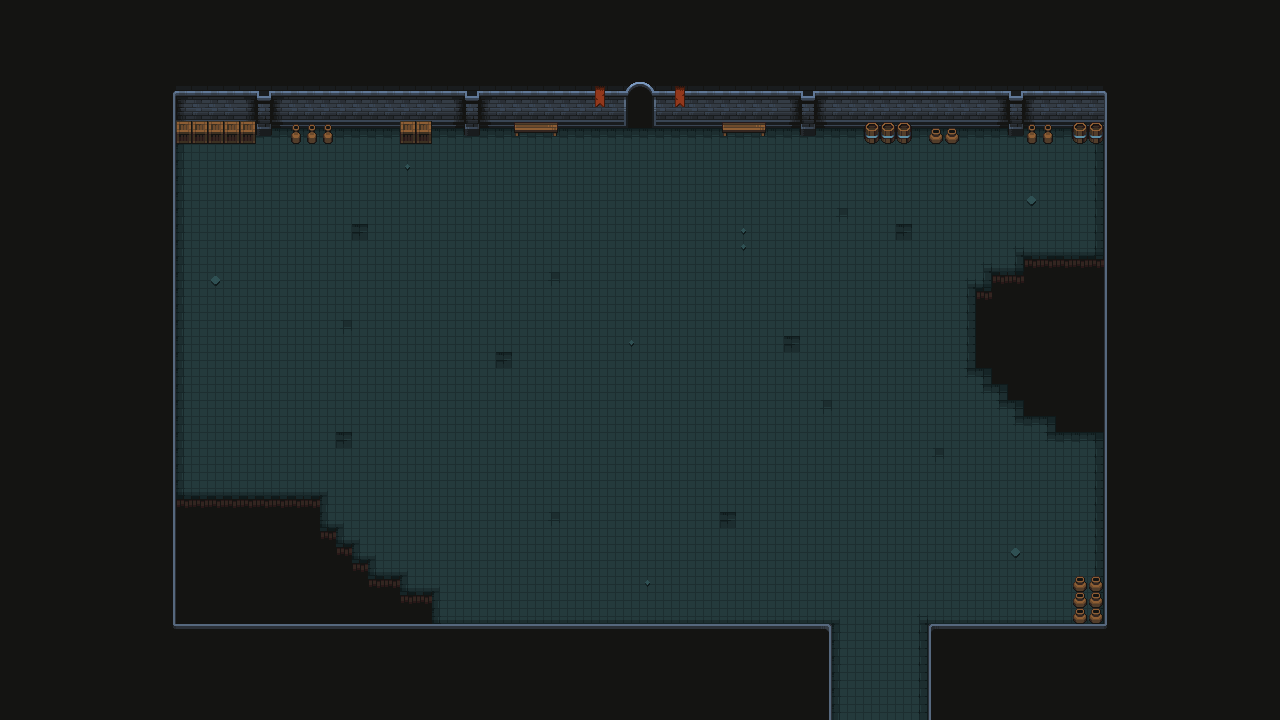

Tiled map render using the project's own tile images. Description and the map definition, with tile-layer contents summarised, below:
An orthogonal 80x45 tile map with 16x16 px tiles, 3 tile layers (Suelo, Pared, Decoracion), 2 tilesets and 1 object.

<map version="1.9" tiledversion="1.9.2" orientation="orthogonal" renderorder="right-down" width="80" height="45" tilewidth="16" tileheight="16" infinite="0" nextlayerid="5" nextobjectid="4">
 <tileset firstgid="1" name="Tiles" tilewidth="16" tileheight="16" tilecount="625" columns="25">
  <image source="Tiles.png" width="400" height="400" />
  <wangsets>
   <wangset name="Suelo" type="corner" tile="-1">
    <wangcolor name="Esquina" color="#ff0000" tile="-1" probability="1" />
    <wangcolor name="Centro" color="#00ff00" tile="-1" probability="1" />
    <wangtile tileid="4" wangid="0,1,0,2,0,1,0,1" />
    <wangtile tileid="5" wangid="0,1,0,2,0,2,0,1" />
    <wangtile tileid="6" wangid="0,1,0,1,0,2,0,1" />
    <wangtile tileid="7" wangid="0,2,0,1,0,2,0,2" />
    <wangtile tileid="8" wangid="0,2,0,1,0,1,0,2" />
    <wangtile tileid="9" wangid="0,2,0,2,0,1,0,2" />
    <wangtile tileid="29" wangid="0,2,0,2,0,1,0,1" />
    <wangtile tileid="30" wangid="0,2,0,2,0,2,0,2" />
    <wangtile tileid="31" wangid="0,1,0,1,0,2,0,2" />
    <wangtile tileid="32" wangid="0,1,0,1,0,2,0,2" />
    <wangtile tileid="33" wangid="0,1,0,1,0,1,0,1" />
    <wangtile tileid="34" wangid="0,2,0,2,0,1,0,1" />
    <wangtile tileid="54" wangid="0,2,0,1,0,1,0,1" />
    <wangtile tileid="55" wangid="0,2,0,1,0,1,0,2" />
    <wangtile tileid="56" wangid="0,1,0,1,0,1,0,2" />
    <wangtile tileid="57" wangid="0,1,0,2,0,2,0,2" />
    <wangtile tileid="58" wangid="0,1,0,2,0,2,0,1" />
    <wangtile tileid="59" wangid="0,2,0,2,0,2,0,1" />
   </wangset>
  </wangsets>
 </tileset>
 <tileset firstgid="626" name="Props" tilewidth="16" tileheight="16" tilecount="625" columns="25">
  <image source="Props.png" width="400" height="400" />
 </tileset>
 <layer id="1" name="Suelo" width="80" height="45">
  <properties>
   <property name="Draw" type="bool" value="true" />
   <property name="Navigation" type="bool" value="false" />
  </properties>
  <data>[3600 cells, 3600 non-empty, 18 distinct tile ids]</data>
 </layer>
 <layer id="2" name="Pared" width="80" height="45">
  <properties>
   <property name="Draw" type="bool" value="true" />
   <property name="Navigation" type="bool" value="false" />
  </properties>
  <data>[3600 cells, 1792 non-empty, 33 distinct tile ids]</data>
 </layer>
 <layer id="3" name="Decoracion" width="80" height="45">
  <properties>
   <property name="Draw" type="bool" value="true" />
   <property name="Navigation" type="bool" value="false" />
  </properties>
  <data>[3600 cells, 234 non-empty, 24 distinct tile ids]</data>
 </layer>
 <objectgroup id="4" name="Colliders">
  <properties>
   <property name="Platform" type="bool" value="true" />
  </properties>
  <object id="1" x="176" y="128">
   <polygon points="0,0 80,0 96,0 96,-16 112,-16 112,0 160,0 160,-16 224,-16 224,0 256,0 256,-16 288,-16 288,0 304,0 304,-16 336,-16 336,0 384,0 384,-16 445.75,-16.75 445.75,-34 481.25,-34 482.25,-16.5 544,-16 544,0 592,0 592,-16 624,-16 624,0 640,0 640,-16 688,-16 688,0 736,0 736,-16 752,-16 752,0 784,0 784,-16 832,-16 832,0 880,0 928,0 928,128 848,128 848,144 816,144 816,160 800,160 800,240 816,240 816,256 832,256 832,272 848,272 848,288 880,288 880,304 928,304 928,448 896,448 896,496 752,496 752,592 1104,592 1104,-128 -176,-128 -176,592 656,592 656,496 256,496 256,464 224,464 224,448 192,448 192,432 176,432 176,416 160,416 160,400 144,400 144,368 0,368" />
  </object>
 </objectgroup>
</map>
